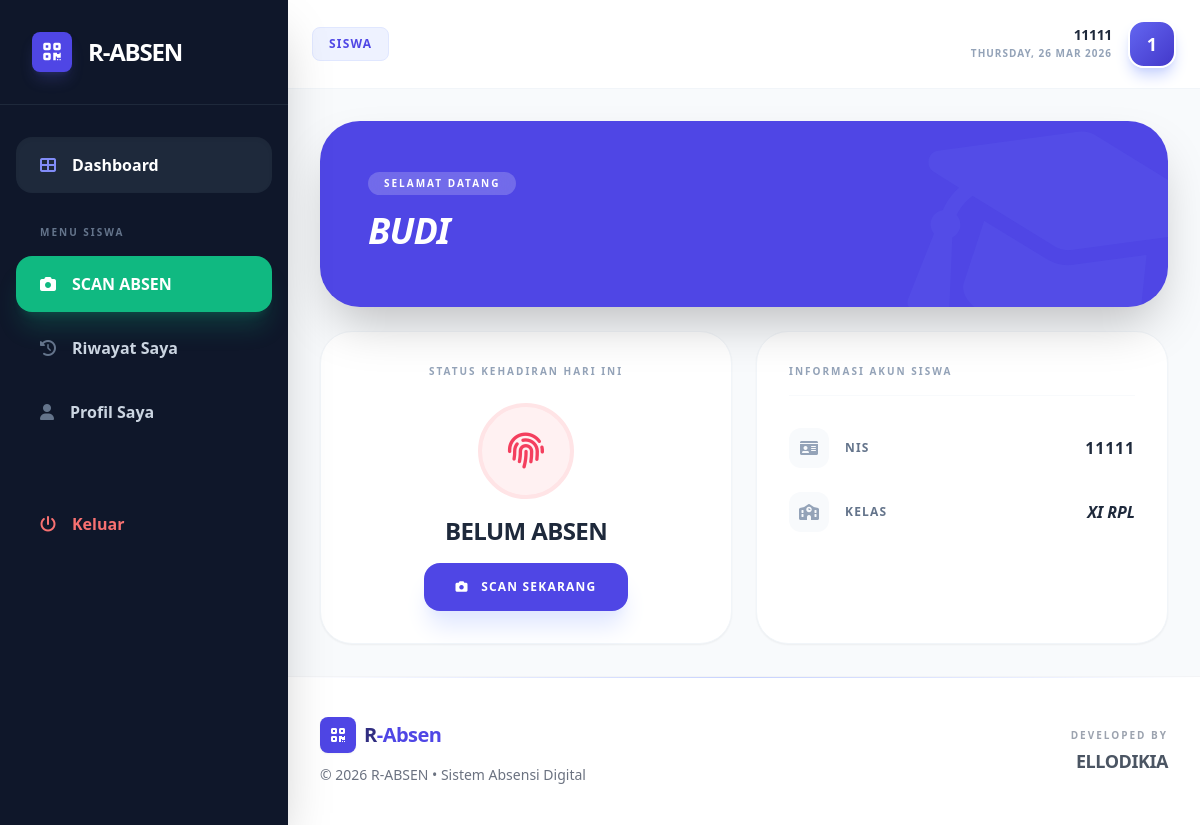
Screenshot of /siswa/dashboard.php (signed in) with the database file from the repository.
### tables this page shows
CREATE TABLE `siswa` (
  `id` int(11) NOT NULL,
  `user_id` int(11) DEFAULT NULL,
  `nis` varchar(20) DEFAULT NULL,
  `nama_lengkap` varchar(100) DEFAULT NULL,
  `kelas_jurusan` varchar(50) DEFAULT NULL
);

### siswa/dashboard.php (the view, shortened to what this page needs)
<?php
include '../include/config.php';
$user_id = $_SESSION['id'];
$query_siswa = mysqli_query($conn, "SELECT * FROM siswa WHERE user_id='$user_id'");
$siswa = mysqli_fetch_assoc($query_siswa);
$siswa_id = $siswa['id'];
$tgl_ini = date('Y-m-d');
$cek_absen = mysqli_query($conn, "SELECT * FROM absensi WHERE siswa_id='$siswa_id' AND tanggal='$tgl_ini'");
$status_hari_ini = mysqli_fetch_assoc($cek_absen);
?>
<!DOCTYPE html>
<html lang="id">
<head>
    <script src="https://cdn.tailwindcss.com"></script>
    <link rel="stylesheet" href="https://cdnjs.cloudflare.com/ajax/libs/font-awesome/6.0.0/css/all.min.css">
</head>
<body class="bg-slate-50 flex">
    <?php include '../include/sidebar.php'; ?>
    <div class="flex-1 md:ml-72 flex flex-col min-h-screen">
        <?php include '../include/header_nav.php'; ?>
        <main class="p-4 md:p-8 space-y-6">
            <div class="bg-indigo-600 rounded-[2.5rem] p-8 md:p-12 text-white shadow-2xl relative overflow-hidden">
                <div class="relative z-10">
                    <span class="bg-white/20 px-4 py-1 rounded-full text-[10px] font-black uppercase tracking-[0.2em] mb-4 inline-block backdrop-blur-md">Selamat Datang</span>
                    <h1 class="text-3xl md:text-4xl font-black tracking-tight mb-2 uppercase italic"><?= htmlspecialchars($siswa['nama_lengkap']) ?></h1>
                </div>
                <i class="fas fa-graduation-cap absolute -right-12 -bottom-12 text-[15rem] text-indigo-500 opacity-20 rotate-12"></i>
            </div>
            <div class="grid grid-cols-1 lg:grid-cols-2 gap-6">
                <div class="bg-white p-8 rounded-[2rem] shadow-sm border border-slate-100 flex flex-col items-center justify-center text-center">
                    <h4 class="text-[10px] font-black text-slate-400 uppercase tracking-[0.2em] mb-6">Status Kehadiran Hari Ini</h4>
                    <?php if($status_hari_ini): ?>
                        <div class="space-y-4">
                            <div class="w-24 h-24 bg-emerald-50 rounded-full flex items-center justify-center mx-auto text-emerald-500 border-4 border-emerald-100">
                                <i class="fas fa-check-double text-4xl"></i>
                            </div>
                            <div>
                                <p class="text-2xl font-black text-slate-800 uppercase tracking-tight">SUDAH ABSEN</p>
                                <p class="text-sm font-bold text-slate-400 mt-1 uppercase tracking-widest">Pukul: <?= date('H:i', strtotime($status_hari_ini['jam_masuk'])) ?> WIB</p>
                            </div>
                        </div>
                    <?php else: ?>
                        <div class="space-y-4">
                            <div class="w-24 h-24 bg-rose-50 rounded-full flex items-center justify-center mx-auto text-rose-500 border-4 border-rose-100 animate-pulse">
                                <i class="fas fa-fingerprint text-4xl"></i>
                            </div>
                            <div>
                                <p class="text-2xl font-black text-slate-800 uppercase tracking-tight">BELUM ABSEN</p>
                            </div>
                            <a href="scan.php" class="inline-block bg-indigo-600 text-white px-8 py-4 rounded-2xl font-black text-xs uppercase tracking-widest shadow-xl shadow-indigo-100 hover:bg-indigo-700 transition-all active:scale-95">
                                <i class="fas fa-camera mr-2"></i> SCAN SEKARANG
                            </a>
                        </div>
                    <?php endif; ?>
                </div>
                <div class="bg-white p-8 rounded-[2rem] shadow-sm border border-slate-100">
                    <h4 class="text-[10px] font-black text-slate-400 uppercase tracking-[0.2em] mb-8 border-b border-slate-50 pb-4">Informasi Akun Siswa</h4>
                    <div class="space-y-6">
                        <div class="flex items-center justify-between group">
                            <div class="flex items-center gap-4">
                                <div class="w-10 h-10 bg-slate-50 rounded-xl flex items-center justify-center text-slate-400">
                                    <i class="fas fa-id-card"></i>
                                </div>
                                <span class="text-xs font-black text-slate-500 uppercase tracking-widest">NIS</span>
                            </div>
                            <span class="font-black text-slate-800 tracking-wider"><?= htmlspecialchars($siswa['nis']) ?></span>
                        </div>
                        <div class="flex items-center justify-between group">
                            <div class="flex items-center gap-4">
                                <div class="w-10 h-10 bg-slate-50 rounded-xl flex items-center justify-center text-slate-400">
                                    <i class="fas fa-school"></i>
                                </div>
                                <span class="text-xs font-black text-slate-500 uppercase tracking-widest">Kelas</span>
                            </div>
                            <span class="font-black text-slate-800 uppercase italic"><?= htmlspecialchars($siswa['kelas_jurusan']) ?></span>
                        </div>
                    </div>
                </div>
            </div>
        </main>
        <?php include '../include/footer.php';?>
    </div>
</body>
</html>

### rows the page displays
siswa: nama_lengkap "BUDI", nis "11111", kelas_jurusan "XI RPL"

### other values shown
$_SESSION['role'] "SISWA"
$_SESSION['username'] "11111"
substr($_SESSION['username'], 0, 1) "1"
